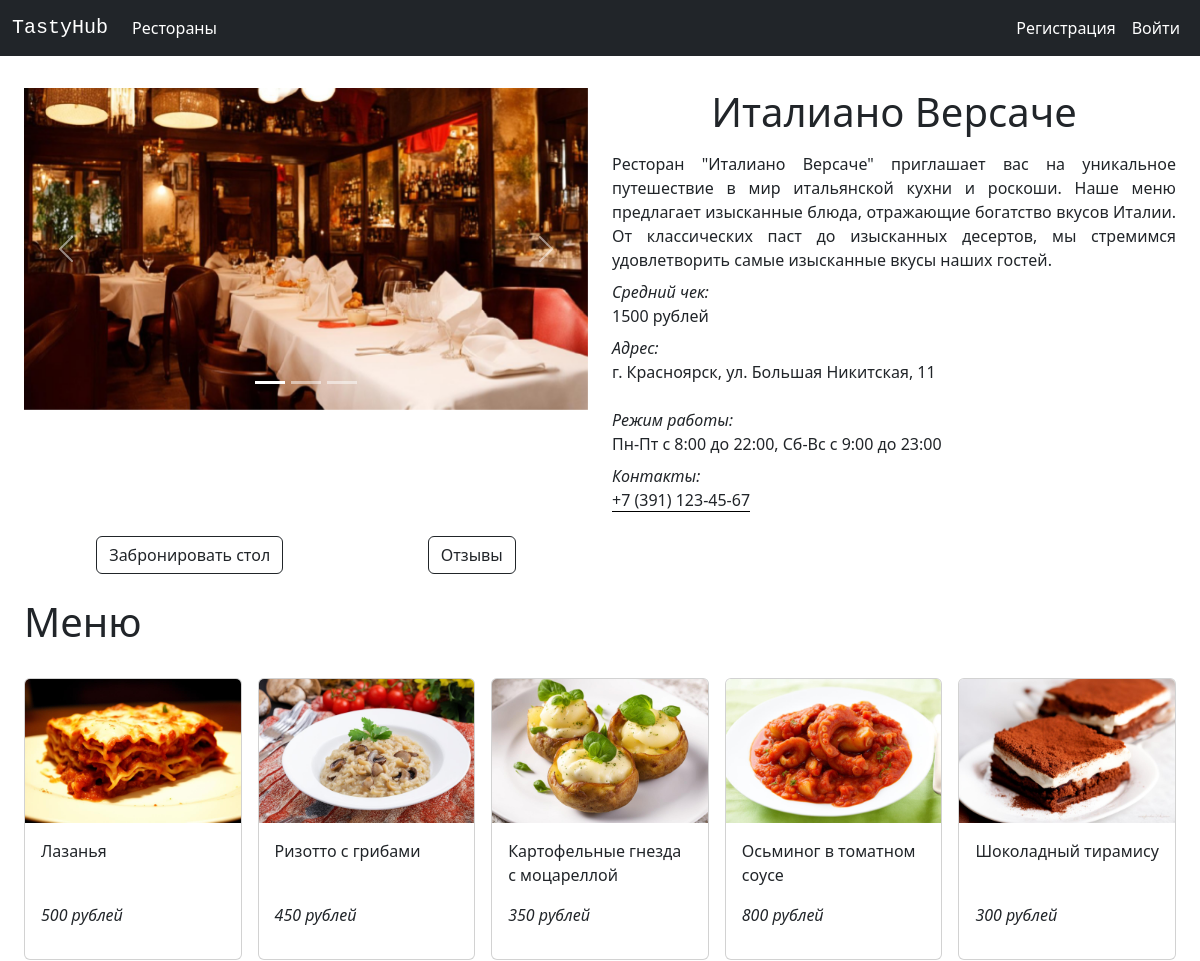
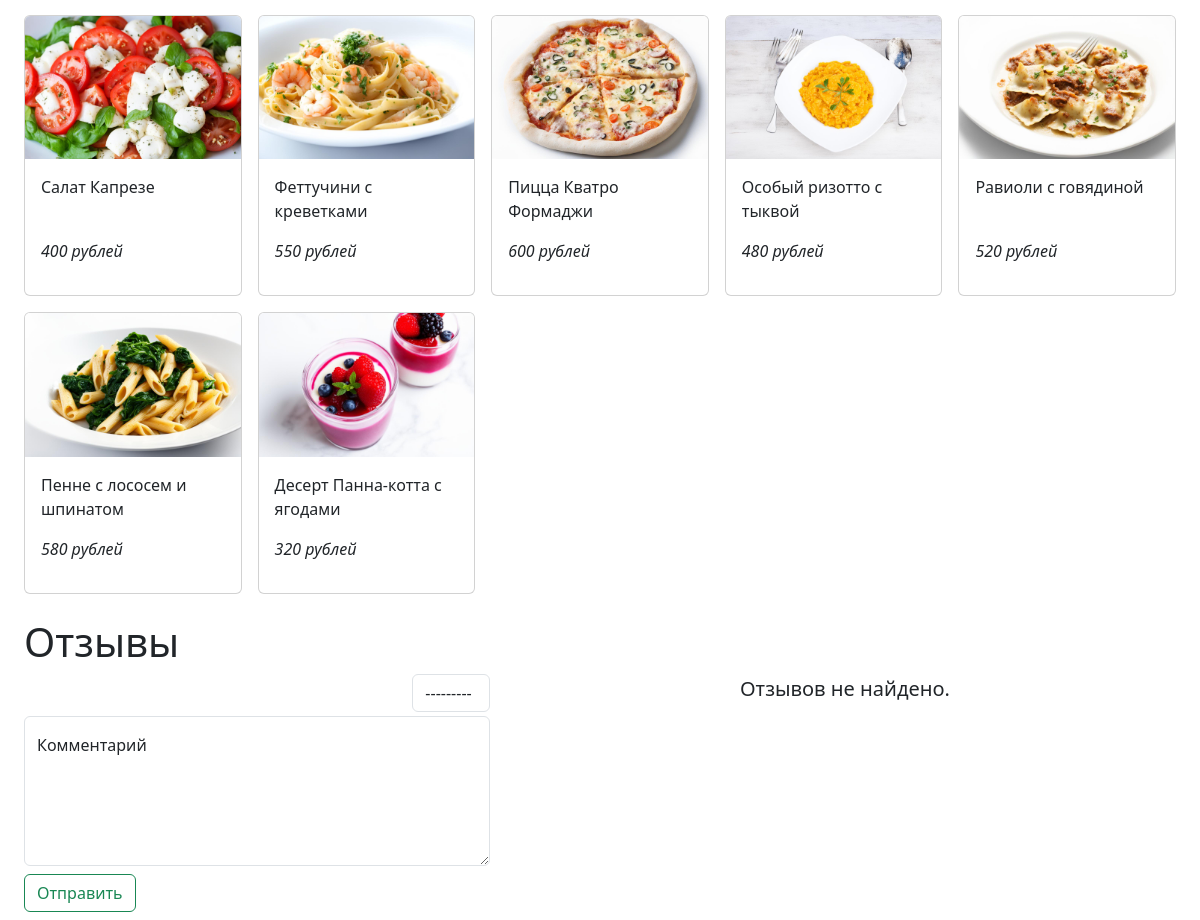
The page /restaurant/1 on the database its author committed (2 pictures, top to bottom).
### restaurants/models.py (models this page shows, shortened)
class RestaurantImage(models.Model):
    image = models.ImageField(upload_to='restaurant_images', blank=False, null=False)
    restaurant = models.ForeignKey(Restaurant, on_delete=models.CASCADE)

class Restaurant(models.Model):
    name = models.CharField(max_length=64, blank=False, null=False)
    avg_check = models.FloatField(default=0, blank=False, null=False)
    address = models.CharField(max_length=128, blank=False, null=False)
    contacts = models.CharField(max_length=128, blank=False, null=False)
    description = models.TextField(max_length=512, blank=False, null=False)
    working_mode = models.TextField(max_length=64, blank=False, null=False)
    logo = models.ImageField(upload_to='restaurant_logos', blank=False, null=False)
    date_create = models.DateTimeField(auto_now_add=True)
    date_edit = models.DateTimeField(auto_now=True)
    admin_user = models.ForeignKey(User, on_delete=models.SET_NULL, null=True)
    kitchen_type = models.ForeignKey(KitchenType, on_delete=models.SET_NULL, null=True)

class RestaurantMeal(models.Model):
    name = models.CharField(max_length=128, blank=False, null=False)
    price = models.FloatField(blank=False, null=False)
    image = models.ImageField(upload_to='meal_images/%Y/%m/%d/', blank=True, null=True)
    date_create = models.DateTimeField(auto_now_add=True)
    restaurant = models.ForeignKey(Restaurant, on_delete=models.CASCADE)

### restaurants/views/RestaurantPage.py (the view)
# urls.py: path('restaurant/<int:pk>', RestaurantPage.as_view(), name='restaurant'),
class RestaurantPage(View):
    @staticmethod
    def get(request, pk):
        restaurant = Restaurant.objects.get(pk=pk)
        meals = RestaurantMeal.objects.filter(restaurant=restaurant)
        reviews = RestaurantReview.objects.filter(restaurant_id=pk)
        restaurant_images = RestaurantImage.objects.filter(restaurant=restaurant)
        context = {
            'restaurant': restaurant,
            'restaurant_images': restaurant_images,
            'meals': meals,
            'ReviewForm': ReviewForm(),
            'reviews': reviews
        }
        return render(request, 'restaurants/restaurant_page.html', context)

### restaurants/forms.py
class ReviewForm(forms.ModelForm):
    class Meta:
        model = RestaurantReview
        fields = ['mark', 'comment']
        widgets = {
            'mark': forms.Select(attrs={'class': 'form-control'}),
            'comment': forms.Textarea(
                attrs={'class': 'form-control', 'placeholder': 'text', 'style': 'min-height: 150px;'})
        }

### restaurants/templates/restaurants/restaurant_page.html (shortened to what this page needs)
{% extends 'restaurants/base.html' %}
{% load static %}
{% load bootstrap_icons %}
{% block content %}
    <main class="flex-grow-1 flex-shrink-0">
        <div class="container-fluid mt-2 pb-2">
            <div class="row row-cols-xl-2 row-cols-1 g-4 m-auto">
                <div class="col">
                    <div class="m-auto">
                        <div id="carousel" class="carousel slide" data-bs-theme="light">
                            <div class="carousel-indicators">
                                {% for image in restaurant_images %}
                                    {% if forloop.first %}
                                        <button type="button" data-bs-target="#carousel"
                                                data-bs-slide-to="{{ forloop.counter0 }}"
                                                class="active"></button>
                                    {% else %}
                                        <button type="button" data-bs-target="#carousel"
                                                data-bs-slide-to="{{ forloop.counter0 }}"></button>
                                    {% endif %}
                                {% endfor %}
                            </div>
                            <div class="carousel-inner">
                                {% for image in restaurant_images %}
                                    {% if forloop.first %}
                                        <div class="carousel-item active">
                                            <img src="{{ image.image.url }}" class="d-block w-100"
                                                 alt="...">
                                        </div>
                                    {% else %}
                                        <div class="carousel-item">
                                            <img src="{{ image.image.url }}" class="d-block w-100"
                                                 alt="...">
                                        </div>
                                    {% endif %}
                                {% endfor %}
                            </div>
                            <button class="carousel-control-prev" type="button" data-bs-target="#carousel"
                                    data-bs-slide="prev">
                                <span class="carousel-control-prev-icon"></span>
                            </button>
                            <button class="carousel-control-next" type="button" data-bs-target="#carousel"
                                    data-bs-slide="next">
                                <span class="carousel-control-next-icon"></span>
                            </button>
                        </div>
                    </div>
                </div>
                <div class="col">
                    <div class="d-flex flex-column justify-content-between h-100 gap-2">
                        <h1 class="display-6 align-self-center fw-normal">{{ restaurant.name }}</h1>
                        <span class="lead fw-normal fs-6"
                              style="text-align: justify">{{ restaurant.description }}</span>
                        <div class="lead fw-normal fs-6">
                            <span class="fst-italic">Средний чек:</span><br>
                            <span>{{ restaurant.avg_check|floatformat:0 }} рублей</span>
                        </div>
                        <div class="d-flex gap-md-4 gap-2 flex-wrap">
                            <div class="lead fw-normal fs-6">
                                <span class="fst-italic">Адрес:</span><br>
                                <span>г. Красноярск, {{ restaurant.address }}</span>
                            </div>
                            <div class="lead fw-normal fs-6">
                                <span class="fst-italic">Режим работы:</span><br>
                                <span>{{ restaurant.working_mode }}</span>
                            </div>
                        </div>
                        <div class="lead fw-normal fs-6">
                            <span class="fst-italic">Контакты:</span><br>
                            <span class="border-bottom border-black">{{ restaurant.contacts }}</span>
                        </div>
                    </div>
                </div>
                <div class="col">
                    <div class="d-flex justify-content-around">
                        <a class="btn btn-outline-dark" href="{% url 'booking' restaurant.pk %}">Забронировать стол</a>
                        <button onclick="scrollToSection('reviews')" class="btn btn-outline-dark">Отзывы</button>
                    </div>
                </div>
            </div>
            {% if meals %}
                <div class="row row-cols-1 g-4 m-auto">
                    <div class="col">
                        <h1 class="display-6">Меню</h1>
                    </div>
                    <div class="col">
                        <div class="row row-cols-xl-5 row-cols-lg-4 row-cols-md-3 row-cols-sm-2 row-cols-1 g-3">
                            {% for meal in meals %}
                                {% if meal.image %}
                                    <div class="col">
                                        <div class="card h-100">
                                            <img src="{{ meal.image.url }}" class="card-img-top"
                                                 alt="...">
                                            <div class="card-body">
                                                <div class="d-flex flex-column justify-content-between h-100">
                                                    <p class="lead fw-normal fs-6">{{ meal.name }}</p>
                                                    <p class="fst-italic">{{ meal.price|floatformat:0 }} рублей</p>
                                                </div>
                                            </div>
                                        </div>
                                    </div>
                                {% endif %}
                            {% endfor %}
                        </div>
                    </div>
                </div>
            {% endif %}
            <div id="reviews" class="row row-cols-1 mt-4 m-auto">
                <div class="col">
                    <h1 class="display-6">Отзывы</h1>
                </div>
                <div class="col-lg-5 col-md-6">
                    <form method="post" enctype="multipart/form-data" action="{% url 'setReview' restaurant.id %}">
                        <div class="row row-cols-1 g-1">
                            <div class="d-flex justify-content-end">
                                <div class="col-2">
                                    {{ ReviewForm.mark }}
                                </div>
                            </div>
                            <div class="col-12">
                                <div class="form-floating">
                                    {{ ReviewForm.comment }}
                                    <label for="{{ ReviewForm.comment.id_for_label }}">Комментарий</label>
                                </div>
                            </div>
                        </div>
                        <button type="submit" class="btn btn-outline-success mt-2">Отправить</button>
                    </form>
                </div>
                <div class="col-lg-7 col-md-6 mt-md-0 mt-3">
                    {% if not reviews %}
                        <div class="d-flex justify-content-center align-items-center">
                            <span class="lead">Отзывов не найдено.</span>
                        </div>
                    {% endif %}
                </div>
            </div>
        </div>
    </main>
{% endblock %}

### static/css/style.css (style rules this page uses)
* { box-sizing: border-box; }

### rows shown on the page
RestaurantImage: image (picture)
Restaurant: name "Италиано Версаче", description "Ресторан \"Италиано Версаче\" приглашает вас на уникальное путешествие в мир итальянской кухни и роскоши. Наше меню предлагает изысканные блюда, отражающие богатство вкусов Италии. От классических паст до изысканных десертов, мы стремимся удовлетворить самые изысканные вкусы наших гостей.", avg_check "1500", address "ул. Большая Никитская, 11", working_mode "Пн-Пт с 8:00 до 22:00, Сб-Вс с 9:00 до 23:00", contacts "+7 (391) 123-45-67"
RestaurantMeal: image (picture), name "Лазанья", price "500"
RestaurantMeal: image (picture), name "Ризотто с грибами", price "450"
RestaurantMeal: image (picture), name "Картофельные гнезда с моцареллой", price "350"
RestaurantMeal: image (picture), name "Осьминог в томатном соусе", price "800"
RestaurantMeal: image (picture), name "Шоколадный тирамису", price "300"
RestaurantMeal: image (picture), name "Салат Капрезе", price "400"
RestaurantMeal: image (picture), name "Феттучини с креветками", price "550"
RestaurantMeal: image (picture), name "Пицца Кватро Формаджи", price "600"
RestaurantMeal: image (picture), name "Особый ризотто с тыквой", price "480"
RestaurantMeal: image (picture), name "Равиоли с говядиной", price "520"
RestaurantMeal: image (picture), name "Пенне с лососем и шпинатом", price "580"
RestaurantMeal: image (picture), name "Десерт Панна-котта с ягодами", price "320"
